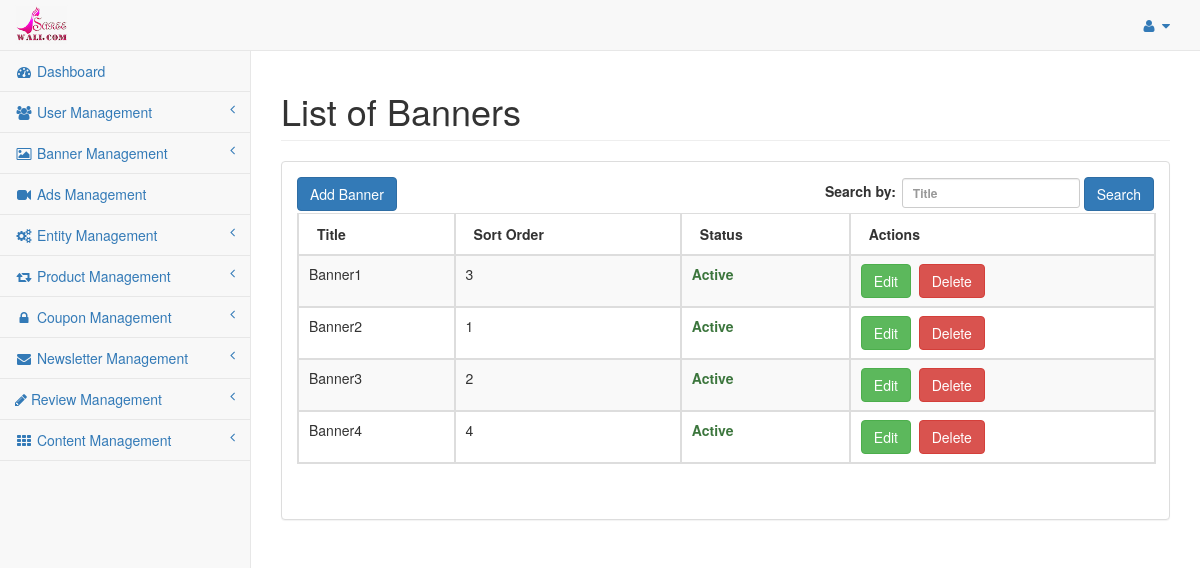
The app's page /index.php/admin/banner/banner_list, older data.
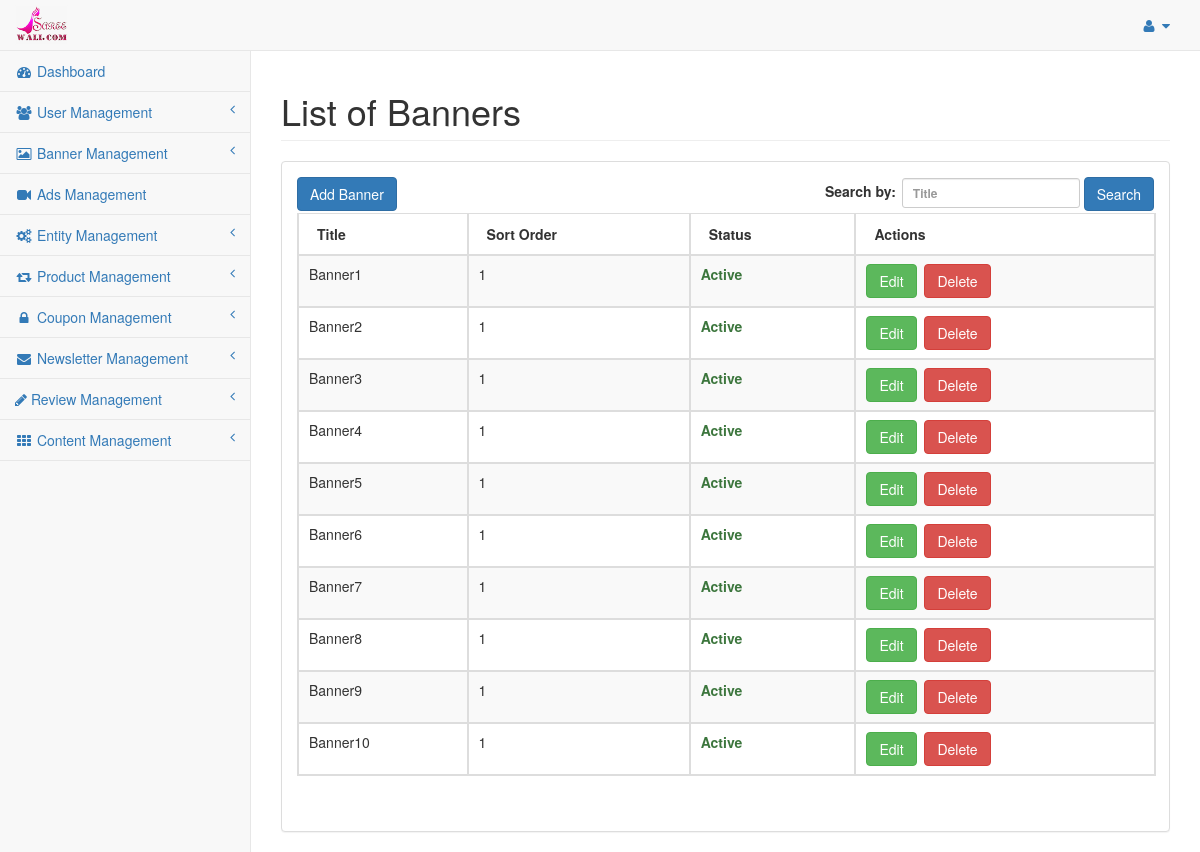
The same page, newer data.
### tables this page shows
CREATE TABLE `saree_settings` (
  `settings_id` int(11) NOT NULL,
  `sitename` varchar(255) NOT NULL,
  `siteaddress` varchar(255) NOT NULL,
  `logoname` varchar(255) NOT NULL,
  `logopathname` varchar(255) NOT NULL,
  `facebook_page_url` varchar(255) NOT NULL,
  `date_added` int(11) NOT NULL
);

CREATE TABLE `saree_banner` (
  `banner_id` int(11) NOT NULL,
  `title` varchar(255) NOT NULL,
  `description` text NOT NULL,
  `path` varchar(255) NOT NULL,
  `sort_order` int(11) NOT NULL,
  `status` enum('Y','N') NOT NULL DEFAULT 'Y',
  `date_added` int(11) NOT NULL,
  `date_modified` int(11) NOT NULL
);

### application/models/Defaultdata.php (called while the page is built, shortened)
<?php
class Defaultdata extends CI_Model {
	private $mydata = array();
	public function getBackendDefaultData()
	{
		$this->mydata["tot_segments"] = $this->getUrlSegments();
		$this->mydata['general_settings'] = $this->grabSettingData();
		$this->mydata['admin_profile'] = $this->grabProfileData();
		$this->mydata["sidebar"] = $this->load->view('admin/partials/sidebar', null, true);
		$this->data = $this->mydata;
		$this->headerdata = $this->mydata;
		$this->data["header"] = $this->load->view('admin/partials/header', $this->headerdata, true);
		$this->data["head"] = $this->load->view('admin/partials/head', $this->headerdata, true);
		$this->data["footer"] = $this->load->view('admin/partials/footer', null, true);
		return $this->data;
	}
	public function getUrlSegments()
	{
		$all_segment=$this->uri->segment_array();
		return $all_segment;
	}
	public function grabSettingData(){
		$query = $this->db->get(TABLE_SETTINGS);
		return $query->row();
	}
	public function grabProfileData(){
		$query = $this->db->get(TABLE_ADMIN);
		return $query->row();
	}
}
?>

### application/controllers/admin/Banner.php (called while the page is built, shortened)
<?php if ( ! defined('BASEPATH')) exit('No direct script access allowed');
class Banner extends CI_Controller{
	public $data = array();
	public function __construct(){
		$this->load->model('bannerdata');
		$this->data = $this->defaultdata->getBackendDefaultData();
	}
	public function banner_list(){
		$like = array();
		parse_str($_SERVER['QUERY_STRING'], $like);
		unset($like['page']);
		$search_key = $this->input->get('title');
		if(isset($search_key) && $search_key){
			$this->data['search_key'] = $search_key;
		}else{
			$this->data['search_key'] = '';
		}
		$banner_data = $this->bannerdata->grab_banner(array(), $like, array());
		$config['base_url'] = site_url('banner-list');
		$config['total_rows'] = count($banner_data);
		$pagination = $this->config->item('pagination');
		$pagination = array_merge($config, $pagination);
		$this->pagination->initialize($pagination);
		$this->data['page'] = ($this->input->get('page')) ? $this->input->get('page') : 0;
		$this->data['pagination'] = $this->pagination->create_links();
		$entity_paginated_data = $this->bannerdata->grab_banner(array(), $like, array(PAGINATION_PER_PAGE, $this->data['page']));
		$this->data['banner_details'] = $entity_paginated_data;
		$this->load->view('admin/banner_list', $this->data);
	}
}

### index.php (called while the page is built, shortened)
<?php
require_once BASEPATH.'core/CodeIgniter.php';

### application/models/Bannerdata.php (called while the page is built, shortened)
<?php
class Bannerdata extends CI_Model {
	public function grab_banner($cond = array(), $like = array(), $limit = array()){
		if(!empty($limit)){
			$per_page = $limit[0];
			$offset = $limit[1];
			$start = max(0, ( $offset -1 ) * $per_page);
			$this->db->limit($per_page, $start);
		}
		$query = $this->db->get(TABLE_BANNER);
		return $query->result();
	}
}

### application/views/admin/banner_list.php (the view, shortened to what this page needs)
<?php echo $head;?>
<div id="wrapper">
	<?php echo $header;?>
	<div id="page-wrapper" style="min-height: 374px;">
          <div class="row">
              <div class="col-lg-12">
                  <h1 class="page-header">List of Banners</h1>
              </div>
          </div>
          <div class="row">
              <div class="col-lg-12">
                  <div class="panel panel-default">
				<div class="panel-body">
					<div id="dataTables-example_wrapper" class="dataTables_wrapper form-inline dt-bootstrap no-footer">
					  <div class="row">
						 <div class="col-sm-6">
							<a href="<?php echo base_url('admin/banner-add');?>" class="btn btn-primary">Add Banner</a>
						 </div>
						 <div class="col-sm-6">
							<form action="<?php echo base_url('admin/banner-list');?>" method="GET" role="form">
								<div id="dataTables-example_filter" class="dataTables_filter">
									<label>Search by:<input name="title" type="search" class="form-control input-sm" placeholder="Title" aria-controls="dataTables-example" id="user-search" value="<?php echo $search_key;?>"></label>
									<button type="submit" class="btn btn-primary">Search</button>
								</div>
							</form>
						 </div>
					  </div>
					  <div class="row">
						 <div class="col-sm-12">
							<table width="100%" class="table table-striped table-bordered table-hover dataTable no-footer dtr-inline" id="dataTables-example" role="grid" aria-describedby="dataTables-example_info" style="width: 100%;">
							   <thead>
								  <tr role="row">
									 <th>Title</th>
									 <th>Sort Order</th>
									 <th>Status</th>
									 <th>Actions</th>
								  </tr>
							   </thead>
							   <tbody>
							    <?php if(!empty($banner_details)){ ?>
								<?php foreach($banner_details AS $detail) {?>
								  <tr class="gradeA odd" role="row">
									 <td><?php echo $detail->title;?></td>
									 <td><?php echo $detail->sort_order;?></td>
									 <td class="center"><?php echo ($detail->status == 'Y' ? '<strong class="text-success">Active</strong>' : '<strong class="text-danger">Inactive</strong>');?></td>
									 <td class="center">
										<a href="<?php echo base_url('admin/banner-edit/'.$detail->banner_id);?>" class="btn btn-success" title="Edit">Edit</a>&nbsp;
										<?php
											if($detail->status == 'Y'){
										?>
										<a href="javascript:void(0);" onclick="onDeleteConfirm('<?php echo base_url('admin/banner/banner_update/'.$detail->banner_id);?>');" class="btn btn-danger" title="Delete">Delete<a>						<?php
											}
										?>
									</td>
								  </tr>
								  <?php } ?>
								  <?php }else{ ?>
								  <tr class="gradeA odd" role="row"><td colspan="4" style="text-align:center;">No records found</td></tr>
								  <?php } ?>
							   </tbody>
							</table>
						 </div>
					  </div>
					</div>
					</div>
                  </div>
              </div>
          </div>
      </div>
</div>
<?php echo $footer; ?>

### application/views/admin/partials/sidebar.php (shortened to what this page needs)
<div class="navbar-default sidebar" role="navigation">
	<div class="sidebar-nav navbar-collapse">
		<ul class="nav" id="side-menu">
			<li>
				<a href="<?php echo base_url('admin/dashboard');?>"><i class="fa fa-dashboard fa-fw"></i> Dashboard</a>
			</li>
			<li>
				<a href="#"><i class="fa fa-users fa-fw"></i> User Management<span class="fa arrow"></span></a>
			</li>
			<li>
				<a href="#"><i class="fa fa-image fa-fw"></i> Banner Management<span class="fa arrow"></span></a>
			</li>
			<li>
				<a href="<?php echo base_url('admin/ads');?>"><i class="fa fa-video-camera fa-fw"></i> Ads Management</a>
			</li>
			<li>
				<a href="#"><i class="fa fa-cogs fa-fw"></i> Entity Management<span class="fa arrow"></span></a>
			</li>
			<li>
				<a href="#"><i class="fa fa-retweet fa-fw"></i> Product Management<span class="fa arrow"></span></a>
			</li>
			<li>
				<a href="#"><i class="fa fa-lock fa-fw"></i> Coupon Management<span class="fa arrow"></span></a>
			</li>
			<li>
				<a href="#"><i class="fa fa-envelope fa-fw"></i> Newsletter Management<span class="fa arrow"></span></a>
			</li>
			<li>
				<a href="#"><i class="fa fa-pencil"></i> Review Management<span class="fa arrow"></span></a>
			</li>
			<li>
				<a href="#"><i class="fa fa-th fa-fw"></i> Content Management<span class="fa arrow"></span></a>
			</li>
		</ul>
	</div>
</div>

### application/views/admin/partials/header.php (shortened to what this page needs)
<nav class="navbar navbar-default navbar-static-top" role="navigation" style="margin-bottom: 0">
	<div class="navbar-header">
		<a class="navbar-brand" href="<?php echo base_url('admin/dashboard');?>">
			<?php
				if(isset($general_settings->logoname) && file_exists(UPLOAD_RELATIVE_LOGO_PATH.$general_settings->logoname)){
			?>
				<img src="<?php echo UPLOAD_LOGO_PATH.$general_settings->logoname.'?v='.time();?>" width="230" height="50">
			<?php
				}
			?>
		</a>
	</div>
	<ul class="nav navbar-top-links navbar-right">
		<li class="dropdown">
			<a class="dropdown-toggle" data-toggle="dropdown" href="#">
				<i class="fa fa-user fa-fw"></i> <i class="fa fa-caret-down"></i>
			</a>
		</li>
	</ul>
	<?php echo $sidebar; ?>
</nav>

### application/views/admin/partials/head.php (shortened to what this page needs)
<!DOCTYPE html>
	<html lang="en">
	<head>
		<link href="<?php echo base_url(); ?>assets/styles/bootstrap.min.css" rel="stylesheet">
		<link href="<?php echo base_url(); ?>assets/styles/metisMenu.min.css" rel="stylesheet">
		<link href="<?php echo base_url(); ?>assets/styles/sb-admin-2.css" rel="stylesheet">
		<link href="<?php echo base_url(); ?>assets/styles/jquery.dataTables.min.css" rel="stylesheet" type="text/css">
		<link href="<?php echo base_url(); ?>assets/styles/font-awesome.min.css" rel="stylesheet" type="text/css">
		<link rel="stylesheet" href="<?php echo base_url(); ?>assets/styles/jquery-ui.min.css">
		<link rel="stylesheet" href="<?php echo base_url(); ?>assets/styles/fine-uploader-new.min.css">
		<link rel="stylesheet" href="<?php echo base_url(); ?>assets/styles/select2.min.css">
	</head>
	<body>

### application/views/admin/partials/footer.php (shortened to what this page needs)
</body>
</html>

### assets/styles/sb-admin-2.css (style rules this page uses)
body { background-color: #f8f8f8; }
#wrapper { width: 100%; }
#page-wrapper { padding: 0 15px; min-height: 568px; background-color: white; }
@media (min-width: 768px) { #page-wrapper { position: inherit; margin: 0 0 0 250px; padding: 0 30px; border-left: 1px solid #e7e7e7; } }
.navbar-top-links { margin-right: 0; }
.navbar-top-links li { display: inline-block; }
.navbar-top-links li:last-child { margin-right: 15px; }
.navbar-top-links li a { padding: 15px; min-height: 50px; }
.sidebar .sidebar-nav.navbar-collapse { padding-left: 0; padding-right: 0; }
.sidebar ul li { border-bottom: 1px solid #e7e7e7; }
.sidebar .arrow { float: right; }
.sidebar .fa.arrow:before { content: "\f104"; }
@media (min-width: 768px) { .sidebar { z-index: 1; position: absolute; width: 250px; margin-top: 51px; } }
.navbar-default .navbar-brand { padding: 5px 15px; }
.navbar-brand img { max-height:40px; width:auto; }
table.dataTable thead th, table.dataTable thead td { border-bottom: 1px solid #ddd !important; }
table.dataTable.no-footer { border-bottom: 1px solid #ddd !important; }

Row changes from the older to the newer data that the page shows:
changed saree_banner "Banner1": sort_order "3" → "1"
changed saree_banner "Banner3": sort_order "2" → "1"
changed saree_banner "Banner4": sort_order "4" → "1"
added saree_banner: title "Banner5", sort_order "1", status "Active"
added saree_banner: title "Banner6", sort_order "1", status "Active"
added saree_banner: title "Banner7", sort_order "1", status "Active"
added saree_banner: title "Banner8", sort_order "1", status "Active"
added saree_banner: title "Banner9", sort_order "1", status "Active"
added saree_banner: title "Banner10", sort_order "1", status "Active"
